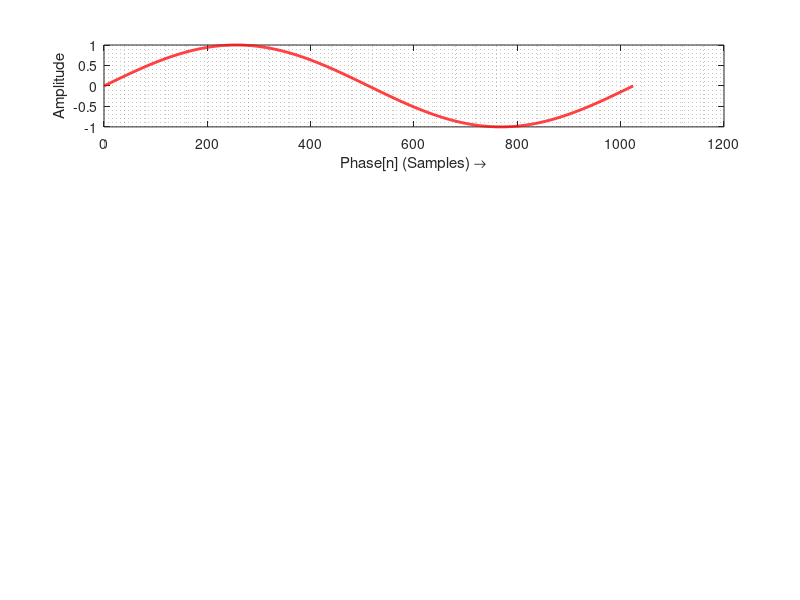

MATLAB code for this plot: (Note: this script raises an error after producing the figure.)
% BAIT17 - Audio Signal Processing Toolbox for Android
% author: georgrem, stockan1
% version: 1.0, February 2017
% 
% Direct digital synthesis (DDS) with MATLAB
% Frequency synthesis is used for creating waveforms from a single,
% fixed-frequency reference clock.

function[] = dds()

format compact; format shortE; clear; clc;

W = 10;                 % Number of bits
M = [1 2 10 25];        % Tuning words, M = 1 = longest period
N = 2^W;                % Number of entries in the lookup table
fs = 48e3;              % Sampling frequency
t = 0:1:N;              % "Time" samples
A = 1;                  % Amplitude
plotSignal = 1;         % plot waveforms

% Generate lookup tables for the waveform
figure(1);
for i=1:length(M)
    f0 = getFrequency(M(i),N,fs);
    phase = A * sin(2*pi*f0/fs*t);
    if (plotSignal == 1)
        subplot(length(M),1,i), plot(0:length(phase)-1,phase,'r','LineWidth',2), grid minor;
        xlabel('Phase[n] (Samples) \rightarrow');
        ylabel('Amplitude');
        legend(sprintf('Entries in lookup table=%d, M=%d', N, M(i)), 'Location','NE');
        axis([0 N -1 1]);
    end
    % Write array to ASCII-delimited file
    file = strcat('output/waveformM', num2str(M(i)), '.txt');
    dlmwrite(file, phase);
end

    function[f] = getFrequency(M,N,fs)
        f = M*fs/N;
    end

end